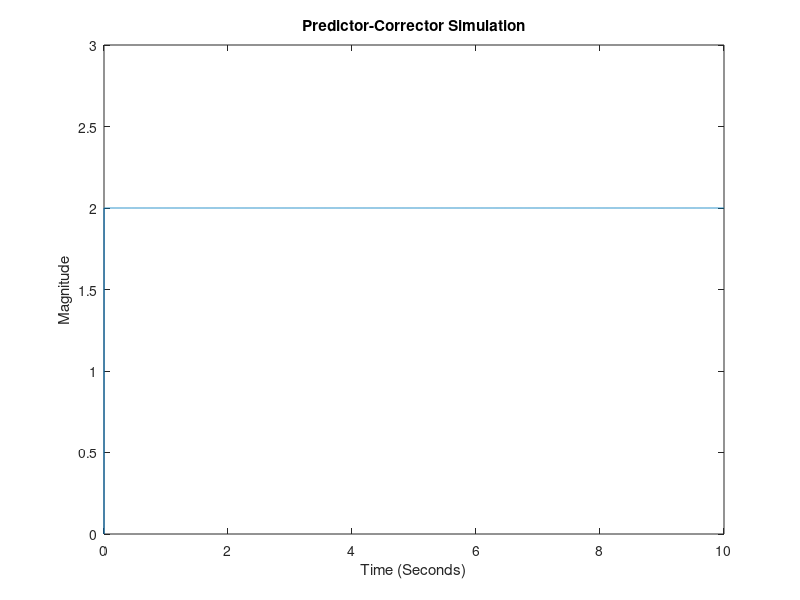

Source code (MATLAB):
% Midterm Exam: System Simulation
% Written by Josh Humphrey
% Problem 6

N = 10000;
T = 0.2;
t = linspace(0,10,N);
fx1c = zeros(1,N);
fx2c = zeros(1,N);
fx3c = zeros(1,N);

x1p = zeros(1,N);
x2p = zeros(1,N);
x3p = zeros(1,N);

fx1p = zeros(1,N);
fx2p = zeros(1,N);
fx3p = zeros(1,N);

x1c = zeros(1,N);
x2c = zeros(1,N);
x3c = zeros(1,N);

y = zeros(1,N);
u = ones(1,N);

% Initial Conditions
x1c(1) = 1;
x2c(1) = 1;
x3c(1) = 1;

for k = 1:N-1
    % Evaluate for prediction %
    fx1c(k) = -6.5*x1c(k)-14.4*x2c(k)-12*x3c(k)+u(k);
    fx2c(k) = x1c(k);
    fx3c(k) = x2c(k);
    % Predict %
    x1p(k+1) = x1c(k)+T*fx1c(k);
    x2p(k+1) = x2c(k)+T*fx2c(k);
    x3p(k+1) = x3c(k)+T*fx3c(k);
    % Evaluate for correction %
    fx1p(k) = -6.5*x1p(k)-14.4*x2p(k)-12*x3p(k)+u(k);
    fx2c(k) = x1p(k);
    fx3c(k) = x2p(k);
    % Correct %
    x1c(k+1) = x1c(k)+T*fx1p(k);
    x2c(k+1) = x2c(k)+T*fx2p(k);
    x3c(k+1) = x3c(k)+T*fx3p(k);
    
    % Output %
    y(k+1) = x2c(k+1)+x3c(k+1);
end

plot(t,y)
title('Predictor-Corrector Simulation')
xlabel('Time (Seconds)')
ylabel('Magnitude')
ylim([0 3])
